Frame 1 (no input): blank canvas, image omitted
Frame 60 (no input): blank canvas, image omitted
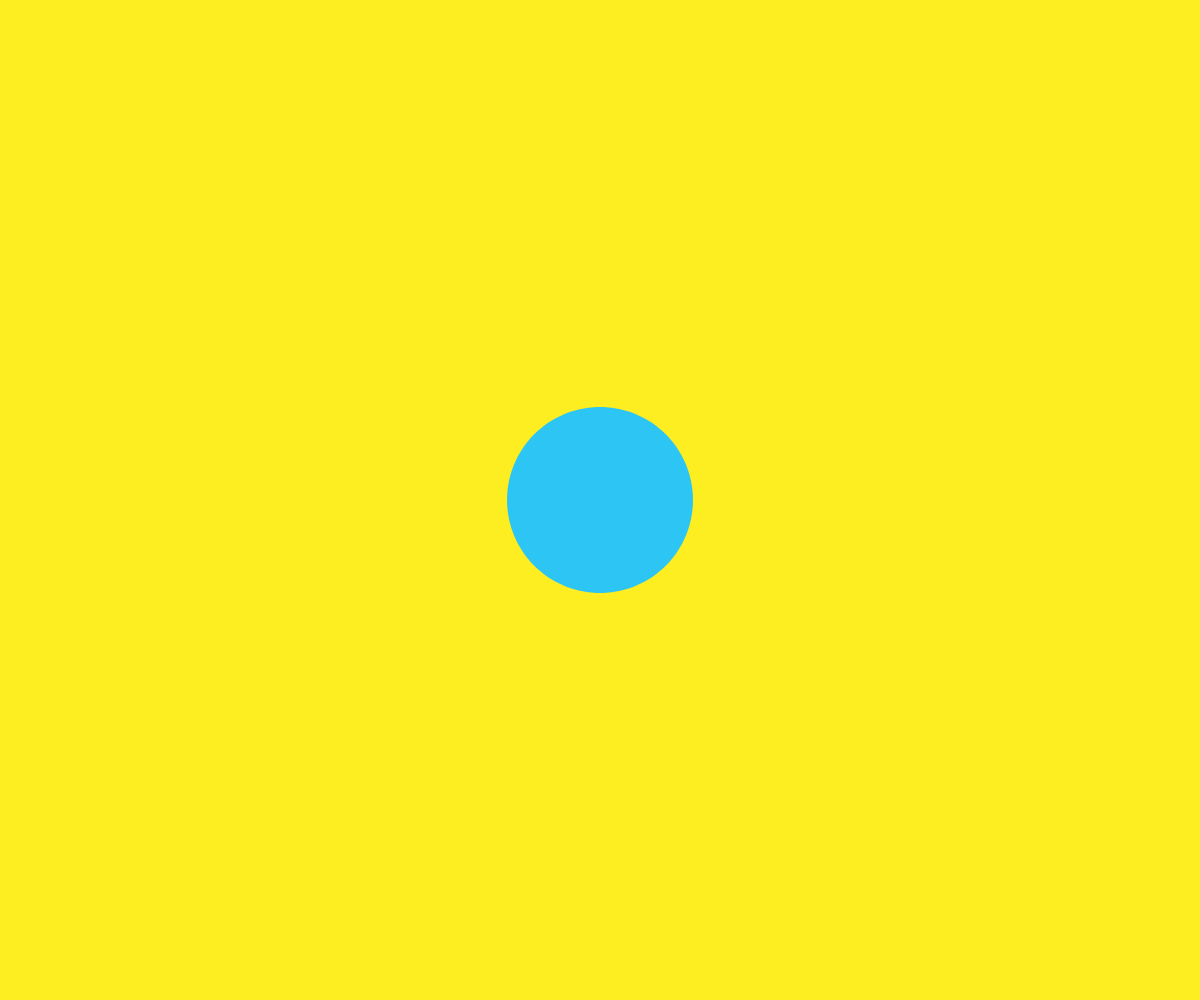
Frame 120 (the mouse pressed at the canvas centre since frame 60)

The p5.js sketch whose frames 1 and 60 were blank and that drew this single picture after the mouse press (run headless with seeded random() and noise() and a simulated clock; from frame 60 on, the mouse is pressed at the canvas centre):

// p5.js sketch
// ── sketch.js
// https://editor.p5js.org/jht9629-nyu/sketches/2u6e-KY8S
// Marbling Color - animate ink

let drops = [];

let r = 1;
let a = 0;

let palette;
let bk;

let newDrop = true;
let currentColor;

function setup() {
  createCanvas(windowWidth, windowHeight);
  palette = [
    color(11, 106, 136),
    color(45, 197, 244),
    color(112, 50, 126),
    color(146, 83, 161),
    color(164, 41, 99),
    color(236, 1, 90),
    color(240, 99, 164),
    color(241, 97, 100),
    color(248, 158, 79),
    //
  ];
  bk = color(252, 238, 33); //random(palette);
  currentColor = random(palette);
}

function tineLine(v, x, y, z, c) {
  for (let drop of drops) {
    drop.tine(v, x, y, z, c);
  }
}

function addInk(x, y, r, col) {
  let drop = new Drop(x, y, r, col);
  for (let other of drops) {
    other.marble(drop);
  }
  drops.push(drop);
}

function mouseReleased() {
  newDrop = true;
}

let val = 4;
let counter = 1;

function draw() {
  // if (mouseIsPressed) {
  //   let v1 = createVector(pmouseX, pmouseY);
  //   let v2 = createVector(mouseX, mouseY);
  //   v2.sub(v1);
  //   if (v2.mag() > 0.1) {
  //     v2.normalize();
  //     tineLine(v2, mouseX, mouseY, 2, 16);
  //   }
  // }

  if (mouseIsPressed) {
    if (newDrop) {
      currentColor = palette[counter % palette.length];
      newDrop = false;
      counter++;
    }
    addInk(mouseX, mouseY, 12, currentColor);
  }

  background(bk);
  for (let drop of drops) {
    drop.show();
  }
}

// https://editor.p5js.org/JimmyXwtx/sketches/NO_kg85ZT
// Marbling Color - animate ink

// ── ink.js

class Drop {
  constructor(x, y, r, col) {
    this.center = createVector(x, y);
    this.r = r;
    this.circleDetail = 200;//this.r * 16;
    this.vertices = [];
    for (let i = 0; i < this.circleDetail; i++) {
      let angle = map(i, 0, this.circleDetail, 0, TWO_PI);
      let v = createVector(cos(angle), sin(angle));
      v.mult(this.r);
      v.add(this.center);
      this.vertices[i] = v;
    }
    this.col = col;
  }


  tine(m, x, y, z, c) {
    let u = 1 / pow(2, 1 / c);
    let b = createVector(x, y);
    for (let v of this.vertices) {
      let pb = p5.Vector.sub(v, b);
      let n = m.copy().rotate(HALF_PI);
      let d = abs(pb.dot(n));
      let mag = z * pow(u, d);
      v.add(m.copy().mult(mag));
    }
  }

  marble(other) {
    for (let v of this.vertices) {
      let c = other.center;
      let r = other.r;
      let p = v.copy();
      p.sub(c);
      let m = p.mag();
      let root = sqrt(1 + (r * r) / (m * m));
      p.mult(root);
      p.add(c);
      v.set(p);
    }
  }

  show() {
    fill(this.col);
    noStroke();
    beginShape();
    for (let v of this.vertices) {
      vertex(v.x, v.y);
    }
    endShape(CLOSE);
  }
}
